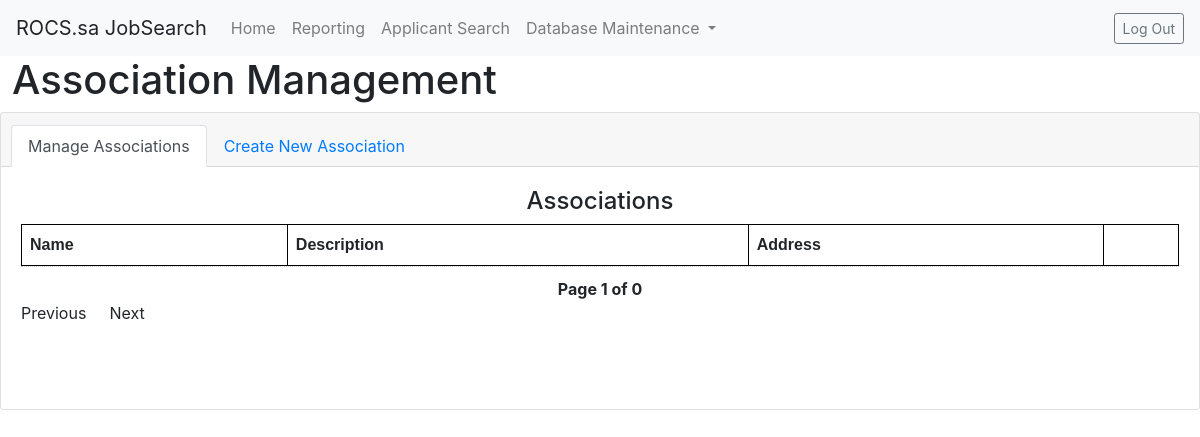
Page /associationManagement.php on the earlier database version.
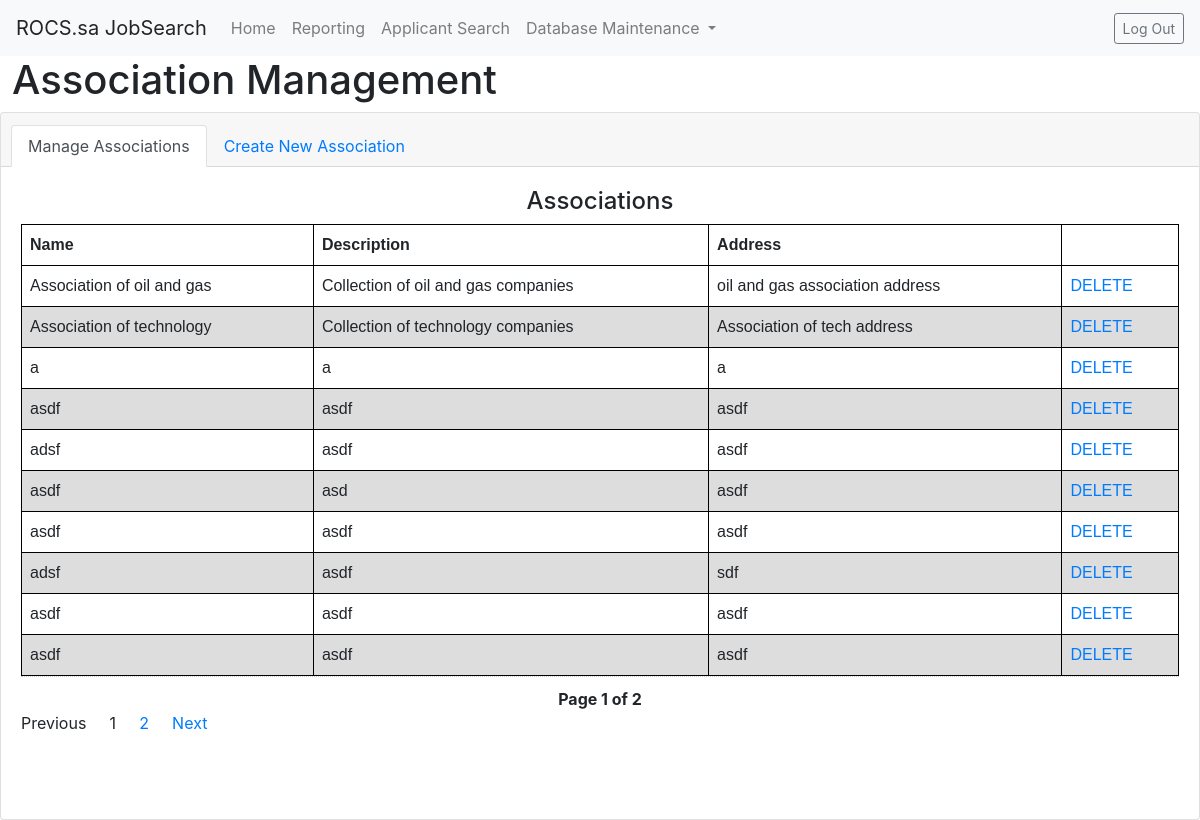
Same page on the later database version.
### tables this page shows
CREATE TABLE `Association` (
  `association_id` int(11) NOT NULL,
  `name` text NOT NULL,
  `description` text NOT NULL,
  `address` text NOT NULL
);

### associationManagement.php (the view, shortened to what this page needs)
<!DOCTYPE html>
<html lang="en" dir="ltr">
    <head>
        <link rel="stylesheet" href="https://maxcdn.bootstrapcdn.com/bootstrap/4.0.0/css/bootstrap.min.css">
    </head>
    <body>
    <nav class="navbar navbar-expand-lg navbar-light bg-light">
        <a class="navbar-brand">ROCS.sa JobSearch</a>
        <div class="collapse navbar-collapse" id="navbarNavDropdown">
            <ul class="navbar-nav">
            <li class="nav-item">
                <a class="nav-link" href="/employerWelcome.php">Home </a>
            </li>
            <li class="nav-item">
                <a class="nav-link" href="/reporting">Reporting</a>
            </li>
            <li class="nav-item">
                <a class="nav-link" href="/applicantSearch.php">Applicant Search</a>
            </li>
            <li class="nav-item dropdown">
                <a class="nav-link dropdown-toggle" href="#" id="navbarDropdownMenuLink" data-toggle="dropdown" aria-haspopup="true" aria-expanded="false">
                Database Maintenance
                </a>
            </li>
            </ul>
        </div>
        <div>
            <span class="navbar-text" style="padding:5px">
            </span>
        </div>
        <div align="right">
            <form class="form-inline" action="/index.html">
                <button class="btn btn-sm btn-outline-secondary" type="submit">Log Out</button>
            </form>
        </div>
    </nav>
        <h1 style="margin-left:1%">Association Management</h1>
		<div class="card text-center">
			<div class="card-header">
				<ul class="nav nav-tabs card-header-tabs">
					<li class="nav-item">
                        <a class="nav-link active" href="/associationManagement.php">Manage Associations</a>
					</li>
					<li class="nav-item">
                        <a class="nav-link" href="/createAssociation.php">Create New Association</a>
					</li>
				</ul>
			</div>
			<div class="card-body">
                <table>
                    <thead>
                        <tr>
                            <th>Name</th>
                            <th>Description</th>
                            <th>Address</th>
                            <th></th>
                        </tr>
                    </thead>
                    <tbody>
                        <?php
                            print("<h4>Associations</h4>");
                            require_once 'connect.php';
                            if (isset($_GET['page_no']) && $_GET['page_no']!="") {
                                $page_no = $_GET['page_no'];
                            } else {
                                $page_no = 1;
                            }
                            $total_records_per_page = 10;
                            $offset = ($page_no-1) * $total_records_per_page;
                            $previous_page = $page_no - 1;
                            $next_page = $page_no + 1;
                            $result_count = mysqli_query($link,"SELECT COUNT(*) As total_records FROM `Association`");
                            $total_records = mysqli_fetch_array($result_count);
                            $total_records = $total_records['total_records'];
                            $total_no_of_pages = ceil($total_records / $total_records_per_page);
                            $result = mysqli_query($link,"SELECT * FROM `Association` LIMIT $offset, $total_records_per_page");
                            while($row = mysqli_fetch_array($result)){
                                echo "<tr>
                                        <td>".$row['name']."</td>
                                        <td>".$row['description']."</td>
                                        <td>".$row['address']."</td>
                                        <td><a href='/deleteAssociation.php?id=".$row['association_id'] . "'>" . "DELETE</a></td>
                                      </tr>";
                            }
                            ?>
                    </tbody>
                </table>
                <div style='padding: 10px 20px 0px; border-top: dotted 1px #CCC;'>
                    <strong>Page <?php echo $page_no." of ".$total_no_of_pages; ?></strong>
                </div>
                <ul class="pagination" align="center">
                    <li style="padding-right:1%" <?php if($page_no <= 1){ echo "class='disabled'"; } ?>>
                        <a <?php if($page_no > 1){ echo "href='?page_no=$previous_page' "; } ?>>Previous</a>
                    </li>
                    <?php
                    if ($total_no_of_pages <= 10){
                        for ($counter = 1; $counter <= $total_no_of_pages; $counter++){
                            if ($counter == $page_no) {
                           echo "<li style='padding-left:1%;padding-right:1%' class='active'><a>$counter</a></li>";
                                }else{
                           echo "<li style='padding-left:1%;padding-right:1%'><a href='?page_no=$counter'>$counter</a></li>";
                                }
                        }
                    }
                    ?>
                    <li style="padding-left:1%;" <?php if($page_no >= $total_no_of_pages){ echo "class='disabled'"; } ?>>
                        <a <?php if($page_no < $total_no_of_pages) { echo "href='?page_no=$next_page' "; } ?>>Next</a>
                    </li>
                </ul>
                <br /><br />
            </div>
		</div>
	</body>
</html>

### associationManagement.php (style rules this page uses)
table { font-family: arial, sans-serif; border-collapse: collapse; width: 100%; }
td, th { border: 1px solid #000000; text-align: left; padding: 8px; }
tr:nth-child(even) { background-color: #dddddd; }

Differences in the rows shown:
added association: name "Association of oil and gas", description "Collection of oil and gas companies", address "oil and gas association address"
added association: name "Association of technology", description "Collection of technology companies", address "Association of tech address"
added association: name "a", description "a", address "a"
added association: name "asdf", description "asdf", address "asdf"
added association: name "adsf", description "asdf", address "asdf"
added association: name "asdf", description "asd", address "asdf"
added association: name "asdf", description "asdf", address "asdf"
added association: name "adsf", description "asdf", address "sdf"
added association: name "asdf", description "asdf", address "asdf"
added association: name "asdf", description "asdf", address "asdf"
Other differences:
$total_no_of_pages: "0" → "2"
new list line: "1"
new list line: "2"
